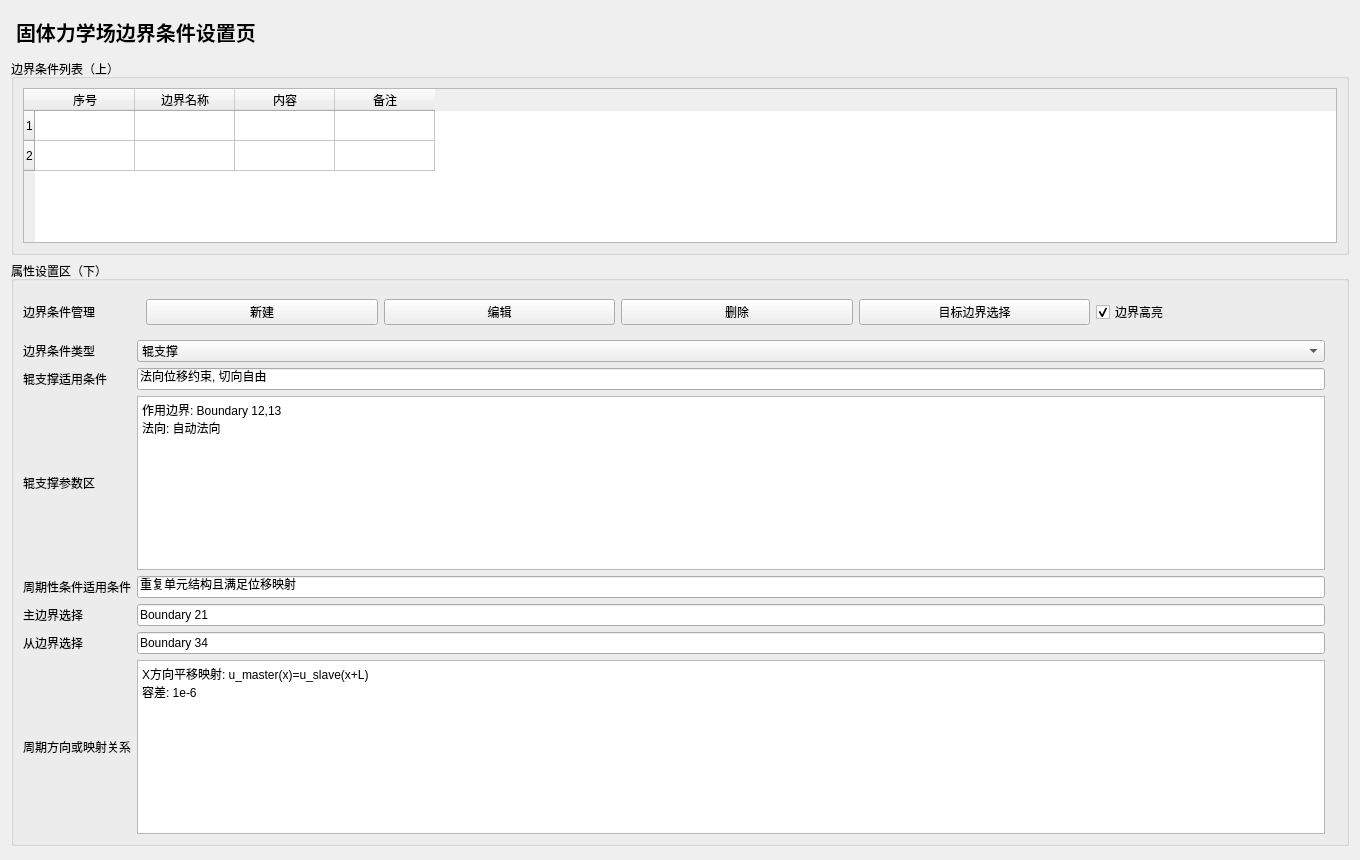
<?xml version="1.0" encoding="UTF-8"?>
<ui version="4.0">
 <class>SolidBoundaryConditionPage</class>
 <widget class="QWidget" name="SolidBoundaryConditionPage">
  <property name="geometry"><rect><x>0</x><y>0</y><width>1360</width><height>860</height></rect></property>
  <layout class="QVBoxLayout" name="rootLayout">
   <item><widget class="QLabel" name="titleLabel"><property name="styleSheet"><string notr="true">font-size:20px;font-weight:700;padding:6px 0;</string></property><property name="text"><string>固体力学场边界条件设置页</string></property></widget></item>
   <item>
    <widget class="QGroupBox" name="listGroup"><property name="title"><string>边界条件列表（上）</string></property>
     <layout class="QVBoxLayout" name="listLayout">
      <item><widget class="QTableWidget" name="configTable"><property name="rowCount"><number>2</number></property><property name="columnCount"><number>4</number></property>
        <column><property name="text"><string>序号</string></property></column>
        <column><property name="text"><string>边界名称</string></property></column>
        <column><property name="text"><string>内容</string></property></column>
        <column><property name="text"><string>备注</string></property></column>
      </widget></item>
     </layout>
    </widget>
   </item>
   <item>
    <widget class="QGroupBox" name="propertyGroup"><property name="title"><string>属性设置区（下）</string></property>
     <layout class="QGridLayout" name="propertyLayout">
      <item row="0" column="0"><widget class="QLabel" name="toolbarLabel"><property name="text"><string>边界条件管理</string></property></widget></item>
      <item row="0" column="1" colspan="3"><widget class="QWidget" name="toolbarWidget"><layout class="QHBoxLayout" name="toolbarLayout"><item><widget class="QPushButton" name="newButton"><property name="text"><string>新建</string></property></widget></item><item><widget class="QPushButton" name="editButton"><property name="text"><string>编辑</string></property></widget></item><item><widget class="QPushButton" name="deleteButton"><property name="text"><string>删除</string></property></widget></item><item><widget class="QPushButton" name="pickButton"><property name="text"><string>目标边界选择</string></property></widget></item><item><widget class="QCheckBox" name="highlightCheck"><property name="text"><string>边界高亮</string></property><property name="checked"><bool>true</bool></property></widget></item></layout></widget></item>
      <item row="1" column="0"><widget class="QLabel" name="typeLabel"><property name="text"><string>边界条件类型</string></property></widget></item>
      <item row="1" column="1"><widget class="QComboBox" name="typeCombo"><item><property name="text"><string>辊支撑</string></property></item><item><property name="text"><string>周期性条件</string></property></item></widget></item>
      <item row="2" column="0"><widget class="QLabel" name="rollerCondLabel"><property name="text"><string>辊支撑适用条件</string></property></widget></item>
      <item row="2" column="1"><widget class="QLineEdit" name="rollerCondLine"><property name="text"><string>法向位移约束, 切向自由</string></property></widget></item>
      <item row="3" column="0"><widget class="QLabel" name="rollerParamLabel"><property name="text"><string>辊支撑参数区</string></property></widget></item>
      <item row="3" column="1"><widget class="QPlainTextEdit" name="rollerParamText"><property name="plainText"><string>作用边界: Boundary 12,13
法向: 自动法向</string></property><property name="maximumHeight"><number>80</number></property></widget></item>
      <item row="4" column="0"><widget class="QLabel" name="periodicCondLabel"><property name="text"><string>周期性条件适用条件</string></property></widget></item>
      <item row="4" column="1"><widget class="QLineEdit" name="periodicCondLine"><property name="text"><string>重复单元结构且满足位移映射</string></property></widget></item>
      <item row="5" column="0"><widget class="QLabel" name="masterLabel"><property name="text"><string>主边界选择</string></property></widget></item>
      <item row="5" column="1"><widget class="QLineEdit" name="masterLine"><property name="text"><string>Boundary 21</string></property></widget></item>
      <item row="6" column="0"><widget class="QLabel" name="slaveLabel"><property name="text"><string>从边界选择</string></property></widget></item>
      <item row="6" column="1"><widget class="QLineEdit" name="slaveLine"><property name="text"><string>Boundary 34</string></property></widget></item>
      <item row="7" column="0"><widget class="QLabel" name="mapLabel"><property name="text"><string>周期方向或映射关系</string></property></widget></item>
      <item row="7" column="1"><widget class="QPlainTextEdit" name="mapText"><property name="plainText"><string>X方向平移映射: u_master(x)=u_slave(x+L)
容差: 1e-6</string></property><property name="maximumHeight"><number>80</number></property></widget></item>
     </layout>
    </widget>
   </item>
   <item><spacer name="verticalSpacer"><property name="orientation"><enum>Qt::Vertical</enum></property><property name="sizeHint" stdset="0"><size><width>20</width><height>40</height></size></property></spacer></item>
  </layout>
 </widget>
 <resources/>
 <connections/>
</ui>
